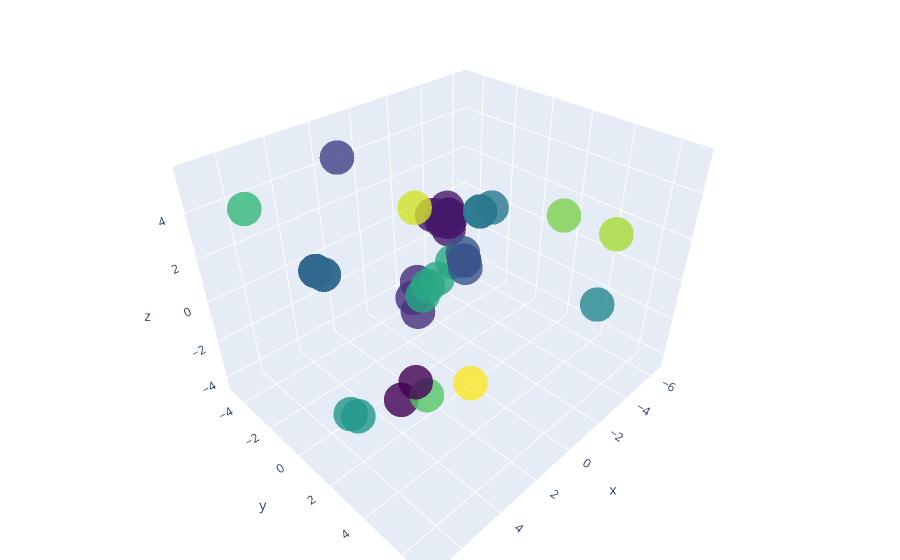

Here is the notebook cell this chart was saved with:
### Code cell
import plotly.graph_objects as go
import numpy as np

#print(struct_dict)
smol = []
ssmi = []
sind = []
stxt = []
for k,s in struct_dict.items():
    #print(struct_dict[k])
    #print(s)
    #s = struct_dict[k]
    m = Chem.MolFromSmiles(s)
            #print(m)
            #mw = Chem.Descriptors.MolWt(m)
            # print(mw)
            #print('Image in', s)
            # md = Draw.MolToImage(m)
    smol.append(Draw.MolToImage(m))
    ssmi.append(s)
    sind.append(k)
    t = str(k)+' - '+s
    stxt.append(t)
    #ssmi[k] = s
            #print('Image out')
            # Draw.MolsToGridImage(gmol, molsPerRow=1)
#ipyplot.plot_images(smol, max_images = 30, img_width = 150)

#print(ssmi, sind)



# Plot 3D ChemSpace
xs = spca[:,0]
ys = spca[:,1]
zs = spca[:,2]

spcadf = pd.DataFrame(data = spca
             , columns = ['x', 'y', 'z'])
spcadf['ID'] = sind
spcadf['text'] = stxt

#print(spcadf)


fig3d = go.Figure(data=[go.Scatter3d(
    x=spcadf['x'],
    y=spcadf['y'],
    z=spcadf['z'],
    hoverinfo = 'text',
    hovertext = (spcadf['text']),
    mode='markers',
    marker=dict(
        size=12,
        color=pred_y,                # set color to an array/list of desired values
        colorscale='Viridis',   # choose a colorscale
        opacity=0.8 
    )
)])

# tight layout
fig3d.update_layout(margin=dict(l=0, r=0, b=0, t=0))
fig3d.show()

print(fig3d.data)

### Figure 1 — Plotly figure (JSON) as saved in the notebook; plotly's stock layout.template omitted (floating-point values rounded to 4 significant figures)
{"data": [{"hoverinfo": "text", "hovertext": ["10 - CCO", "11 - CCN", "13 - CCC", "14 - CSC", "15 - CCSCC", "16 - CCCC", "17 - c1ccccc1", "18 - c1cnccc1", "19 - Cc1ccccc1", "20 - Cc1ccncc1", "21 - Cc1cccnc1", "22 - Cc1ccncc1Cl", "23 - Cc1c(N)cncc1Cl", "24 - CCOCC", "34 - CCNCC", "35 - CCSC", "36 - CCPCC", "37 - CCOP(=O)C", "38 - CCCNCC", "39 - O=C1NC(S/C1=C\\C2=CC=C(C3=C([N+]([O-])=O)C=CC=C3)O2)=N", "40 - OC1=CC=C(C(C)(C)C)C=C1/N=C/C2=CC=CC([N+]([O-])=O)=C2 ", "41 - C1=CC=C(C(=C1)C2=NC(=NO2)C3=CC(=CC=C3)C(=O)O)F", "42 - C[C@H]1[C@H]2Cc3ccc(O)cc3[C@@]1(C)CCN2CCC#N", "43 - C[C@H]1[C@H]2Cc3ccc(O)cc3[C@@]1(C)CCN2CCCC#N", "44 - C#CCCN1CC[C@]2(C)c3cc(O)ccc3C[C@@H]1[C@@H]2C", "45 - C=CCCN1CC[C@]2(C)c3cc(O)ccc3C[C@@H]1[C@@H]2C", "46 - C=CCN1CC[C@]2(C)c3cc(O)ccc3C[C@@H]1[C@@H]2C", "47 - CCCCCCNc1nc(NC2CCN(C)CC2)c2cc(OC)c(OC)cc2n1", "48 - COc1cc2nc(N3CCOCC3)nc(NC3CCN(C)CC3)c2cc1OC", "49 - C1(=C2C(=NC=N1)[N](C=N2)[C@@H]3[C@@H]([C@H](CO3)O)O)O", "50 - C1=NC(=C2C(=N1)N(C=N2)[C@H]3[C@@H]([C@@H]([C@H](O3)COP(=O)(O)OP(=O)(O)OP(=O)(O)O)O)O)N", "51 - NCCOCCCC(=O)N[C@@H](CC1=CC=C(OP(O)(=O)NP(O)(=O)OP(O)(=O)OC[C@H]2O[C@H]([C@H](O)[C@@H]2O)N2C=NC3=C(N)N=CN=C23)C=C1)C(O)=O", "56 - C1=CC(=CC=C1C=CC(=O)C2=C(C=C(C=C2)O)O)O", "57 - C1=CC(=CC=C1/C=C/C(=S)C2=C(C=C(C=C2)O)O)O", "58 - CC(C(C1=NC=C(C=C1)O)O)C(C(=S)NC(C2C(C(C(O2)N3C=CC(=O)NC3=O)O)O)C(=O)O)N", "59 - C[C@H]([C@@H](C1=NC=C(C=C1)O)O)[C@@H](C(=O)N[C@@H]([C@@H]2[C@H]([C@H]([C@@H](O2)N3C=CC(=O)NC3=O)O)O)C(=O)O)N", "60 - CC(C(C1=NC=C(C=C1)O)O)C(C(=O)NC(C2C(C(C(O2)N3C=CC(=S)NC3=O)O)O)C(=O)O)N", "61 - CC(C(C1=NC=C(C=C1)O)O)C(C(=O)NC(C2C(C(C(O2)N3C=CC(=O)NC3=O)O)O)C(=O)O)N", "62 - C[C@H](C(C1=NC=C(C=C1)O)O)C(C(=O)NC(C2C(C(C(O2)N3C=CC(=O)NC3=O)O)O)C(=O)O)N", "63 - CC1(CC(CC(N1)(C)C)Oc2ccc(nn2)c3ccc(cc3O)c4c[nH]nc4)C", "64 - O=C1C=C(C2=NN3C(C(CC)=NC(C)=C3)=C2)N=C4N1C=C(C5CCN(C)CC5)C=C4C", "65 - O1CCOCC1", "66 - C1CCNCC1", "67 - C1CNCCN1"], "marker": {"color": [1, 1, 1, 1, 1, 1, 2, 2, 2, 9, 9, 9, 9, 1, 1, 1, 1, 1, 1, 0, 11, 0, 4, 4, 13, 12, 4, 4, 4, 14, 3, 10, 8, 8, 5, 5, 5, 5, 5, 7, 15, 6, 6, 6], "colorscale": [[0, "#440154"], [0.1111, "#482878"], [0.2222, "#3e4989"], [0.3333, "#31688e"], [0.4444, "#26828e"], [0.5556, "#1f9e89"], [0.6667, "#35b779"], [0.7778, "#6ece58"], [0.8889, "#b5de2b"], [1, "#fde725"]], "opacity": 0.8, "size": 12}, "mode": "markers", "type": "scatter3d", "x": [-4.147, -4.551, -4.715, -4.729, -4.602, -4.602, -1.402, -1.851, -0.9036, -1.353, -1.787, -2.041, -2.728, -4.602, -4.602, -4.665, -4.602, -4.376, -4.49, 3.732, 2.54, 2.748, -1.524, -1.637, -5.109, -3.154, -1.524, -1.524, -1.412, -1.06, 1.595, 7.171, 5.133, 4.844, 4.174, 4.464, 4.174, 4.464, 4.464, -0.9952, 2.038, -6.414, -6.031, -6.031], "y": [-4.756, -4.507, -4.118, -4.195, -4.088, -4.088, -3.308, -3.456, -2.396, -2.545, -2.623, -2.234, -1.924, -4.088, -4.088, -4.142, -4.088, -4.23, -4.058, 1.666, 1.861, 1.442, -0.02894, -0.05869, 4.888, 3.643, -0.02894, -0.02894, 0.0008094, -2.552, -4.06, -1.347, 0.1336, 0.2221, -2.024, -2.112, -2.024, -2.112, -2.112, 6.877, 3.793, -2.867, -3.279, -3.279], "z": [-0.6582, -1.044, -0.9952, -1.487, -0.5579, -0.5579, -3.552, -2.923, -3.62, -2.991, -2.702, -2.212, -1.432, -0.5579, -0.5579, -1.023, -0.5579, -0.7496, -0.1207, -3.223, -3.669, -3.093, 0.08606, -0.3512, 1.963, 3.104, 0.08606, 0.08606, 0.5233, 1.824, 4.535, 5.504, -4.121, -4.394, 1.176, 1.449, 1.176, 1.449, 1.449, 1.746, -2.031, -0.3978, -0.6242, -0.6242]}], "layout": {"margin": {"b": 0, "l": 0, "r": 0, "t": 0}}}
